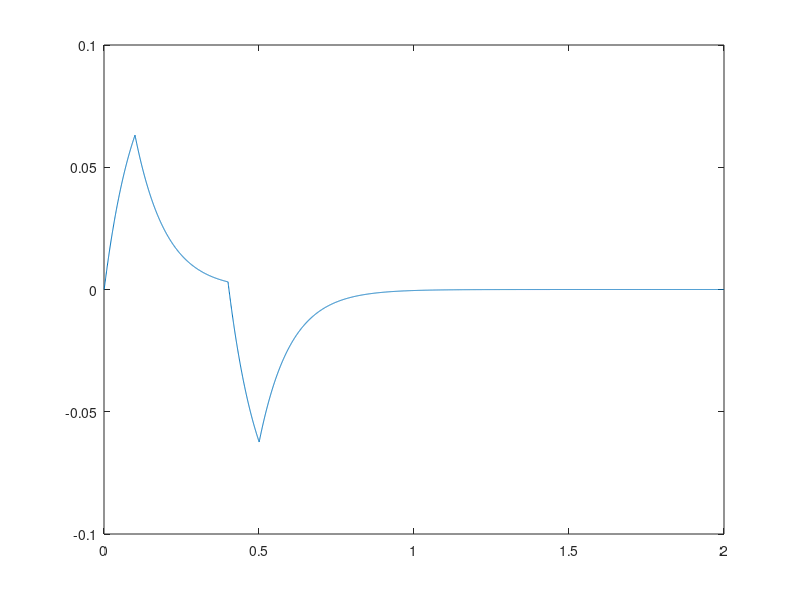

This figure's MATLAB source:
t_max = 2;              % simulation time in seconds
t_stimA = 0.1;     % duration stim A
t_interval = 0.3;  % exploding bars without vernier
t_stimB = 0.1;     % duration stim B
dt = 0.0005;            % time step = 0.5 ms
T = t_max/dt;         % number of time steps. eg. t_max = 2 seconds, dt = 0.0005 s -> 2/0.0005 = 4000 0.5ms steps.
time = dt:dt:T*dt;    

input = zeros(1,t_max/dt);
input(1:t_stimA/dt) = 1;
input(t_stimA/dt:(t_stimA+t_interval)/dt) = 0;
input((t_stimA+t_interval)/dt:(t_stimA+t_interval+t_stimB)/dt) = -1;

E = zeros(1,t_max/dt);
tau = .1;

for t=1:T-1
    E(t+1) = E(t)*(1-dt/tau) + input(t)*dt;
end

plot(time,E)